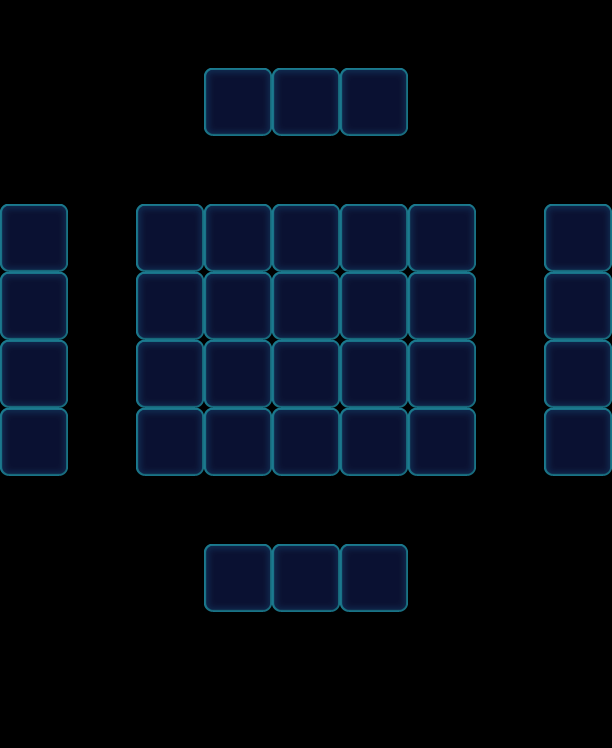

A 2D game scene composited from a Tiled map and its tileset images. What follows is a short description and the map's XML, with each tile layer's data collapsed to a summary:
An orthogonal 9x11 tile map with 68x68 px tiles, 1 tile layer (Valid), 2 tilesets and 75 objects (34x Floor, 14x Monster, 14x Lock, 13x Factory_Normal).

<map version="1.0" orientation="orthogonal" width="9" height="11" tilewidth="68" tileheight="68">
 <tileset firstgid="1" name="game_grid1" tilewidth="68" tileheight="68">
  <image source="game_grid1.png" width="68" height="68" />
 </tileset>
 <tileset firstgid="2" name="map" tilewidth="68" tileheight="68">
  <image source="map.png" width="1024" height="1024" />
 </tileset>
 <layer name="Valid" width="9" height="11">
  <data>[99 cells, 34 non-empty, 1 distinct tile ids]</data>
 </layer>
 <objectgroup name="BottomObj" width="9" height="11">
  <object type="Floor" gid="33" x="136" y="408">
   <properties>
    <property name="Layers" value="2" />
   </properties>
  </object>
  <object type="Floor" gid="33" x="204" y="136">
   <properties>
    <property name="Layers" value="2" />
   </properties>
  </object>
  <object type="Floor" gid="33" x="272" y="340">
   <properties>
    <property name="Layers" value="2" />
   </properties>
  </object>
  <object type="Floor" gid="33" x="204" y="408">
   <properties>
    <property name="Layers" value="2" />
   </properties>
  </object>
  <object type="Floor" gid="33" x="272" y="408">
   <properties>
    <property name="Layers" value="2" />
   </properties>
  </object>
  <object type="Floor" gid="33" x="272" y="476">
   <properties>
    <property name="Layers" value="2" />
   </properties>
  </object>
  <object type="Floor" gid="33" x="272" y="136">
   <properties>
    <property name="Layers" value="2" />
   </properties>
  </object>
  <object type="Floor" gid="33" x="340" y="136">
   <properties>
    <property name="Layers" value="2" />
   </properties>
  </object>
  <object type="Floor" gid="33" x="0" y="340">
   <properties>
    <property name="Layers" value="2" />
   </properties>
  </object>
  <object type="Floor" gid="33" x="0" y="408">
   <properties>
    <property name="Layers" value="2" />
   </properties>
  </object>
  <object type="Floor" gid="33" x="0" y="476">
   <properties>
    <property name="Layers" value="2" />
   </properties>
  </object>
  <object type="Floor" gid="33" x="340" y="408">
   <properties>
    <property name="Layers" value="2" />
   </properties>
  </object>
  <object type="Floor" gid="33" x="544" y="340">
   <properties>
    <property name="Layers" value="2" />
   </properties>
  </object>
  <object type="Floor" gid="33" x="544" y="476">
   <properties>
    <property name="Layers" value="2" />
   </properties>
  </object>
  <object type="Floor" gid="33" x="340" y="612">
   <properties>
    <property name="Layers" value="2" />
   </properties>
  </object>
  <object type="Floor" gid="33" x="408" y="408">
   <properties>
    <property name="Layers" value="2" />
   </properties>
  </object>
  <object type="Floor" gid="33" x="544" y="408">
   <properties>
    <property name="Layers" value="2" />
   </properties>
  </object>
  <object type="Floor" gid="33" x="204" y="612">
   <properties>
    <property name="Layers" value="2" />
   </properties>
  </object>
  <object type="Floor" gid="33" x="272" y="612">
   <properties>
    <property name="Layers" value="2" />
   </properties>
  </object>
  <object type="Floor" gid="33" x="408" y="340">
   <properties>
    <property name="Layers" value="2" />
   </properties>
  </object>
  <object type="Floor" gid="33" x="408" y="476">
   <properties>
    <property name="Layers" value="2" />
   </properties>
  </object>
  <object type="Floor" gid="33" x="136" y="476">
   <properties>
    <property name="Layers" value="2" />
   </properties>
  </object>
  <object type="Floor" gid="33" x="136" y="340">
   <properties>
    <property name="Layers" value="2" />
   </properties>
  </object>
  <object type="Floor" gid="33" x="204" y="340">
   <properties>
    <property name="Layers" value="2" />
   </properties>
  </object>
  <object type="Floor" gid="33" x="340" y="340">
   <properties>
    <property name="Layers" value="2" />
   </properties>
  </object>
  <object type="Floor" gid="33" x="204" y="476">
   <properties>
    <property name="Layers" value="2" />
   </properties>
  </object>
  <object type="Floor" gid="33" x="340" y="476">
   <properties>
    <property name="Layers" value="2" />
   </properties>
  </object>
  <object type="Floor" gid="33" x="136" y="272">
   <properties>
    <property name="Layers" value="2" />
   </properties>
  </object>
  <object type="Floor" gid="33" x="204" y="272">
   <properties>
    <property name="Layers" value="2" />
   </properties>
  </object>
  <object type="Floor" gid="33" x="272" y="272">
   <properties>
    <property name="Layers" value="2" />
   </properties>
  </object>
  <object type="Floor" gid="33" x="340" y="272">
   <properties>
    <property name="Layers" value="2" />
   </properties>
  </object>
  <object type="Floor" gid="33" x="408" y="272">
   <properties>
    <property name="Layers" value="2" />
   </properties>
  </object>
  <object type="Floor" gid="33" x="544" y="272">
   <properties>
    <property name="Layers" value="2" />
   </properties>
  </object>
  <object type="Floor" gid="33" x="0" y="272">
   <properties>
    <property name="Layers" value="2" />
   </properties>
  </object>
 </objectgroup>
 <objectgroup name="MiddleObj" width="9" height="11">
  <object name="41" type="Monster" gid="18" x="272" y="136">
   <properties>
    <property name="Color" value="Pink" />
   </properties>
  </object>
  <object name="32" type="Monster" gid="19" x="340" y="136">
   <properties>
    <property name="Color" value="Yellow" />
   </properties>
  </object>
  <object name="82" type="Monster" gid="2" x="0" y="476">
   <properties>
    <property name="Color" value="Blue" />
   </properties>
  </object>
  <object name="13" type="Monster" gid="17" x="544" y="340">
   <properties>
    <property name="Color" value="Purple" />
   </properties>
  </object>
  <object name="41" type="Monster" gid="18" x="204" y="136">
   <properties>
    <property name="Color" value="Pink" />
   </properties>
  </object>
  <object name="71" type="Monster" gid="3" x="544" y="408">
   <properties>
    <property name="Color" value="Green" />
   </properties>
  </object>
  <object name="41" type="Monster" gid="18" x="544" y="476">
   <properties>
    <property name="Color" value="Pink" />
   </properties>
  </object>
  <object name="32" type="Monster" gid="19" x="204" y="612">
   <properties>
    <property name="Color" value="Yellow" />
   </properties>
  </object>
  <object name="82" type="Monster" gid="2" x="340" y="612">
   <properties>
    <property name="Color" value="Blue" />
   </properties>
  </object>
  <object name="13" type="Monster" gid="17" x="0" y="408">
   <properties>
    <property name="Color" value="Purple" />
   </properties>
  </object>
  <object name="41" type="Monster" gid="18" x="0" y="340">
   <properties>
    <property name="Color" value="Pink" />
   </properties>
  </object>
  <object name="71" type="Monster" gid="3" x="272" y="612">
   <properties>
    <property name="Color" value="Green" />
   </properties>
  </object>
  <object name="82" type="Monster" gid="2" x="544" y="272">
   <properties>
    <property name="Color" value="Blue" />
   </properties>
  </object>
  <object name="32" type="Monster" gid="19" x="0" y="272">
   <properties>
    <property name="Color" value="Yellow" />
   </properties>
  </object>
 </objectgroup>
 <objectgroup color="#000000" name="TopObj" width="9" height="11">
  <!-- 27 objects omitted --></objectgroup>
</map>
<!-- 27 of 75 objects omitted -->
